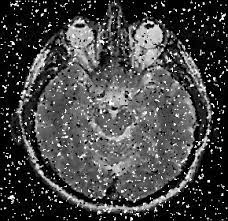
#> input picture Image Processing/img/mr.jpeg, 228 x 221 px
$ jupyter execute 'Salt & Pepper Removing.ipynb'
#> lines starting #> are read from the running program, lines starting #| are printed output that depends on the picture
[cell 1]
import cv2
import matplotlib.pyplot as plt
import numpy as np

[cell 2]
img=cv2.imread("../img/mr.jpeg")
#> img is the input picture: shape (221, 228, 3); min 0, max 255, mean 70
plt.figure(figsize=(14, 5))
# BGR to RGB [..., ::-1]
plt.imshow(img[..., ::-1])
plt.show()

[cell 3]
imgGray=cv2.cvtColor(img,cv2.COLOR_BGR2GRAY)

[cell 4]
filter_size=7
pad_size = filter_size // 2
padded_image = np.pad(imgGray, pad_size, mode='constant', constant_values=0)
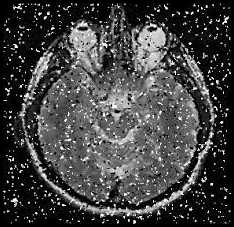
#> padded_image: shape (227, 234); min 0, max 255, mean 66.4
filtered_image = np.zeros_like(imgGray)

for i in range(imgGray.shape[0]):
    for j in range(imgGray.shape[1]):
        neighborhood = padded_image[i:i + filter_size, j:j + filter_size]
        median_value = np.median(neighborhood)
        filtered_image[i, j] = median_value
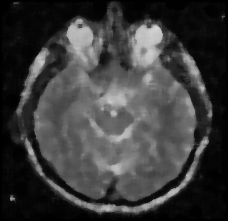
#> filtered_image: shape (221, 228); min 0, max 211, mean 59.9
plt.figure(figsize=(14, 5))
# BGR to RGB [..., ::-1]
plt.imshow(filtered_image[..., ::-1],cmap="grey")
plt.show()
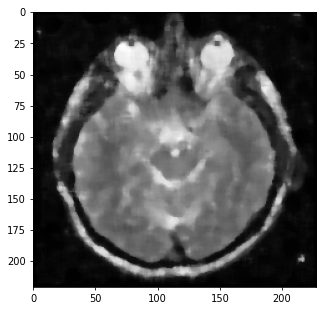
#> figure drawn by matplotlib, 1 panel

[cell 5]
final = cv2.medianBlur(imgGray, 7)

plt.figure(figsize=(14, 5))
# BGR to RGB [..., ::-1]
plt.imshow(final[..., ::-1],cmap="grey")
plt.show()

$ run again, with Image Processing/img/forrest.jpeg copied over Image Processing/img/mr.jpeg
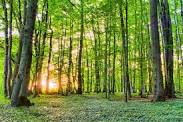
#> input picture Image Processing/img/forrest.jpeg, 183 x 122 px
#> img is the input picture: shape (122, 183, 3); mean B, G, R 62.7, 130.9, 113.5
#> after the loop `for i in range(imgGray.shape[0]):`:
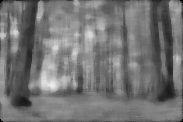
#> filtered_image: shape (122, 183); min 0, max 236, mean 116.1
#> `plt.show()`:
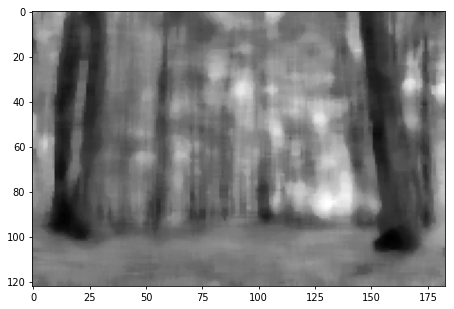
#> figure drawn by matplotlib, 1 panel
